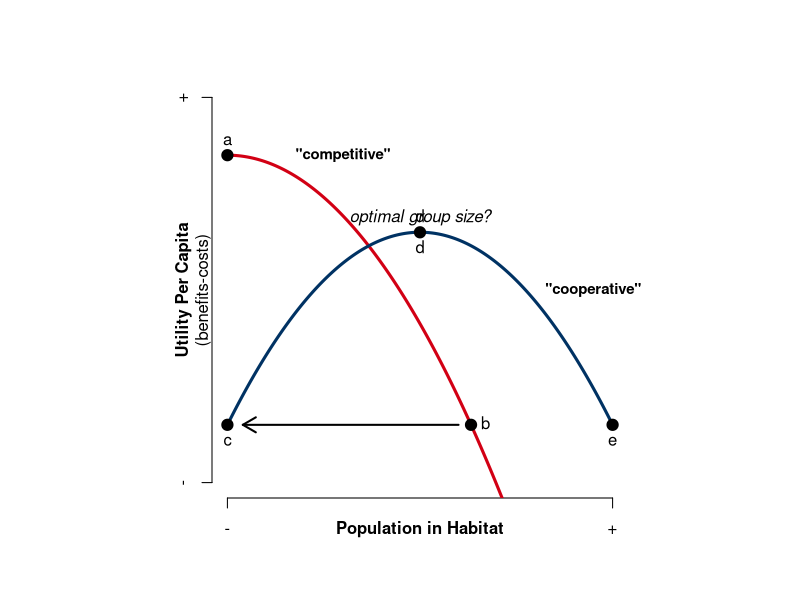
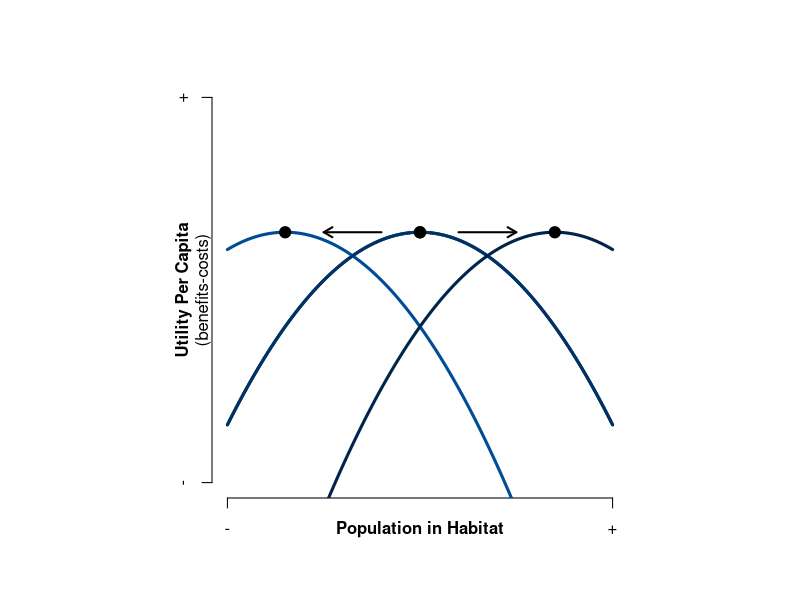
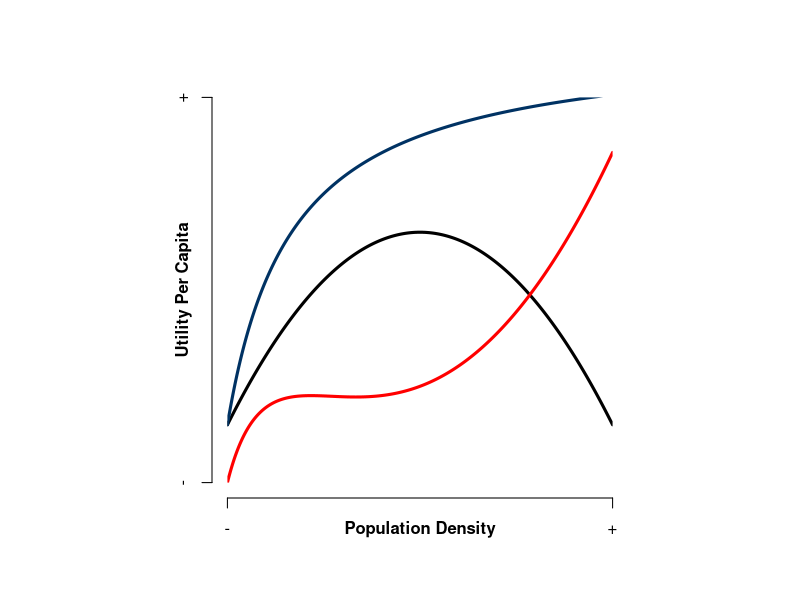
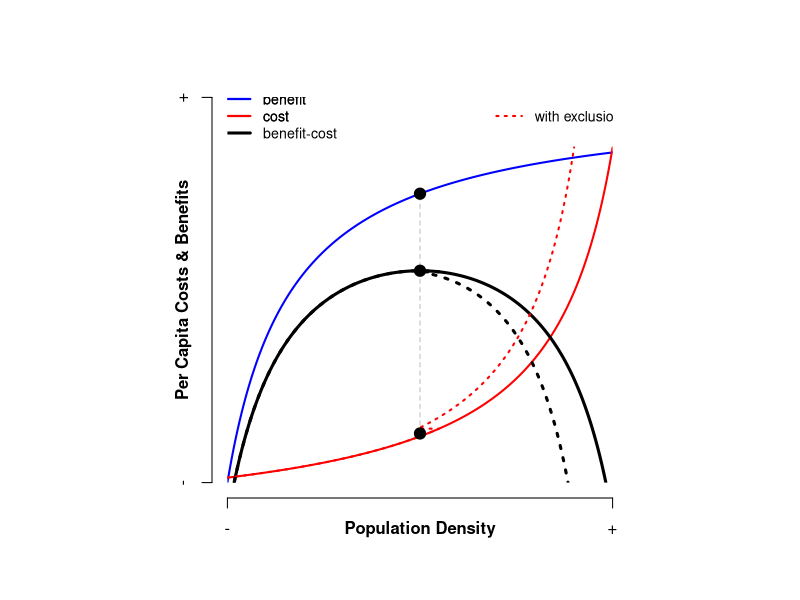
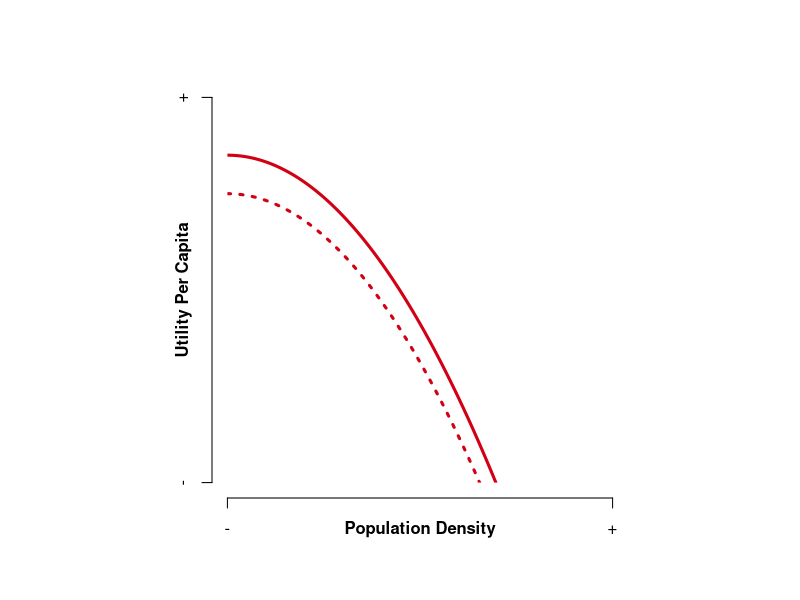
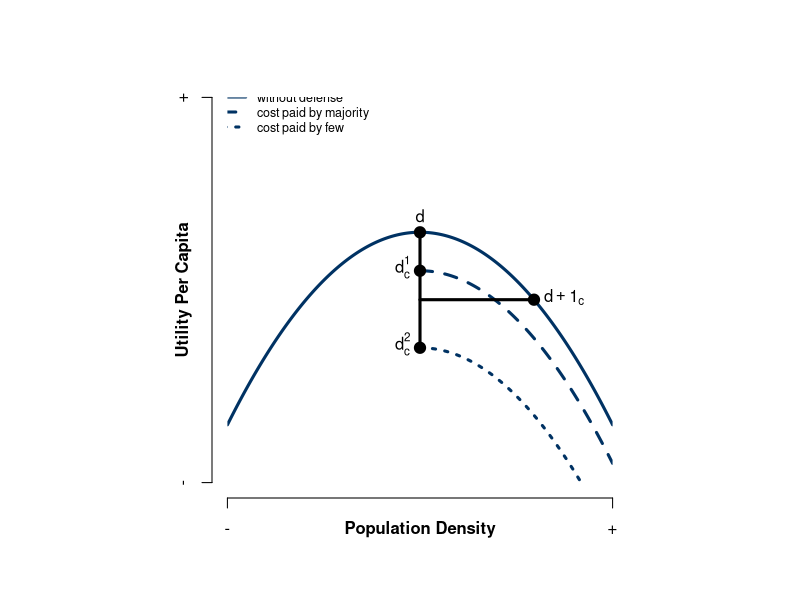
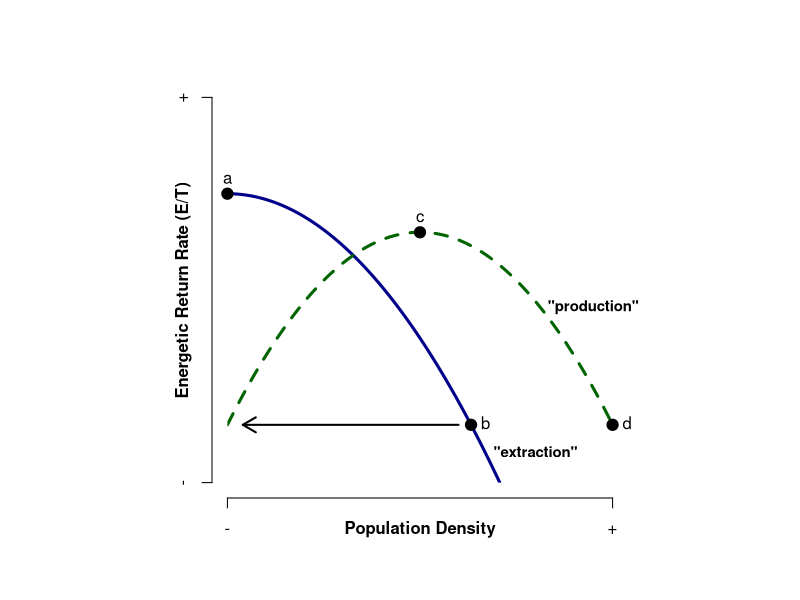
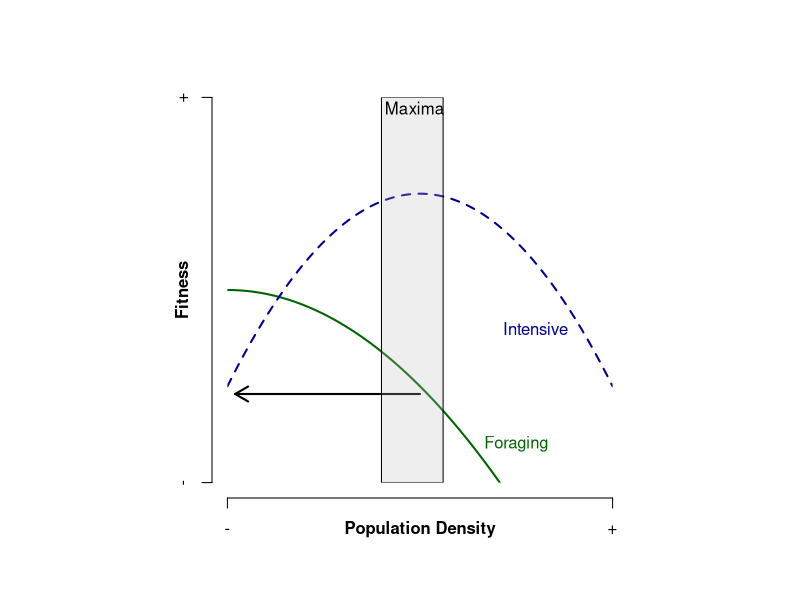

These figures' R source, in order:
## ---- chunk 1
knitr::opts_chunk$set(echo = TRUE)

library(viridis)
library(scales)

## ---- chunk 2

png("WeitzelCodding_IDMRev_Fig1.png", height=3, width=8, units="in", res=600)

#IFD

#Greene and Stamps 2001 eq1 
#Suitability (S) can be calculated as:
#S_i=Q_i-B_i(D_i-M_i)^2
# where, 
#Q = intrinsic suitability (the effect of habitat type on fitness, independent of effects of conspecifics)
#B = parameter that standardizes the range of (D-M)
#D = conspecific density
#M = specifies the the pop density (D) at which fitness is maximized 

#As a function
S<-function(Q, B, D, M){Q-B*(D-M)^2}

#Set density from 0 to 1
D=seq(0,1,0.001)

#Square plot
par(pty="s", mfrow=c(1,3))

#Plot baseline:
plot(NA, frame.plot=F, ylim=c(0,1), xlim=c(0,1), xaxt="n", yaxt="n", xlab=NA, ylab=NA); axis(2, at=0.5, label="Suitability", tick = F, font=2); axis(2, at=c(0, 1), labels=c("-", "+")); axis(1, at=0.5, label="Population Density", tick = F, font=2); axis(1, at=c(0, 1), labels=c("-", "+")); clip(0,1,0,1)#Clip plot so no line goes below x or y

#Hab 1
Hab1<-S(Q=0.85, B=1.75, D=D, M=0)
lines(Hab1~D, lwd=2, col=viridis(6)[2])
#text(0.3, 0.85, "\"NDD\"", col="black", cex=0.9, font=2)

#Hab 2
Hab2<-S(Q=0.5, B=3, D=D, M=0)
lines(Hab2~D, lwd=2, col=viridis(6)[3])
#text(0.3, 0.85, "\"NDD\"", col="black", cex=0.9, font=2)

arrows(0.4, 0.5, 0.1, 0.5, length=0.1, lwd=2, col="black")

#Starting Conditions:
points(0, max(Hab1), pch=21, bg="black", cex=1.5, xpd=T)
text(0, max(Hab1), pos=3, "i")

points(0.45, max(Hab2), pch=21, bg="black", cex=1.5, xpd=T)
text(0.45, max(Hab2), pos=4, "ii")

points(0, max(Hab2), pch=21, bg="black", cex=1.5, xpd=T)
text(0, max(Hab2), pos=3, "iii")

mtext( "(a)", side=3, line=0, cex=0.8, adj=0)


legend("topright", col=viridis(6)[2:3], lwd=2, lty=1, bty="n", legend = c("Habitat 1", "Habitat 2"), cex=0.8, seg.len=3.1)




#ALLEE


#Square plot
par(pty="s")

#Plot baseline:
plot(NA, frame.plot=F, ylim=c(0,1), xlim=c(0,1), xaxt="n", yaxt="n", xlab=NA, ylab=NA); axis(2, at=0.5, label="", tick = F, font=2); axis(2, at=c(0, 1), labels=c("-", "+")); axis(1, at=0.5, label="Population Density", tick = F, font=2); axis(1, at=c(0, 1), labels=c("-", "+")); clip(0,1,0,1)#Clip plot so no line goes below x or y


#Alee Effects Intensive Foraging/Ag
Allee1<-S(Q=0.65, B=2, D=D, M=0.25)
lines(Allee1~D, lwd=2, lty=1, col=viridis(6)[2])
#text(0.95, 0.5, "Allee", col="black", cex=0.9, xpd=NA, font=2)

Allee2<-S(Q=0.5, B=3, D=D, M=0.25)
lines(Allee2~D, lwd=2, lty=1, col=viridis(6)[3])
#text(0.95, 0.5, "Allee", col="black", cex=0.9, xpd=NA, font=2)


arrows(0.62, Allee2[1], 0.05, Allee2[2], length=0.1, lwd=2, col="black")

points(0, Allee1[1], pch=21, bg="black", cex=1.5, xpd=T)
text(0, Allee1[1], pos=3, "i")

points(0.66, Allee2[1], pch=21, bg="black", cex=1.5, xpd=T)
text(0.66, Allee2[1], pos=4, "ii")

points(0, Allee2[1], pch=21, bg="black", cex=1.5, xpd=T)
text(0, Allee2[1], pos=1, "iii")

points(0.25, max(Allee1), pch=21, bg="black", cex=1.5, xpd=T)
text(0.25, max(Allee1), pos=3, "*")


mtext( "(b)", side=3, line=0, cex=0.8, adj=0)


legend("topright", col=viridis(6)[2:3], lwd=2, lty=1, bty="n", legend = c("Habitat 1", "Habitat 2"), cex=0.8, seg.len=3.1)





#IDD

#Square plot
par(pty="s")

#Plot baseline:
plot(NA, frame.plot=F, ylim=c(0,1), xlim=c(0,1), xaxt="n", yaxt="n", xlab=NA, ylab=NA); axis(2, at=0.5, label="", tick = F, font=2); axis(2, at=c(0, 1), labels=c("-", "+")); axis(1, at=0.5, label="Population Density", tick = F, font=2); axis(1, at=c(0, 1), labels=c("-", "+")); clip(0,1,0,1)#Clip plot so no line goes below x or y

#Baseline (Forager)
Forage<-S(Q=0.85, B=1.75, D=D, M=0)
lines(Forage~D, lwd=2, col=viridis(6)[2])
#text(0.3, 0.85, "\"NDD\"", col="black", cex=0.9, font=2)

#IDD type 1
Forage<-S(Q=0.85, B=3.5, D=D, M=0)
lines(Forage~D, lwd=2, col=viridis(6)[2], lty=2)
#text(0.6, 0.2, "\"IDD\"", col="black", cex=0.9, font=2)


#IDD type 2
Forage<-S(Q=0.85, B=1, D=D, M=0)
lines(Forage~D, lwd=2, col=viridis(6)[2], lty=3)


#Hab 2
Hab2<-S(Q=0.5, B=3, D=D, M=0)
lines(Hab2~D, lwd=2, col=viridis(6)[3])
#text(0.3, 0.85, "\"NDD\"", col="black", cex=0.9, font=2)

arrows(0.275, 0.5, 0.1, 0.5, length=0.1, lwd=2, col="black")

#Starting Conditions:
points(0, max(Hab1), pch=21, bg="black", cex=1.5, xpd=T)
text(0, max(Hab1), pos=3, "i")

points(0.315, max(Hab2), pch=21, bg="black", cex=1.5, xpd=T)
points(0.45, max(Hab2), pch=21, bg="black", cex=1.5, xpd=T)
points(0.59, max(Hab2), pch=21, bg="black", cex=1.5, xpd=T)
text(0.45, max(Hab2), pos=4, "ii")

points(0, max(Hab2), pch=21, bg="black", cex=1.5, xpd=T)
text(0, max(Hab2), pos=3, "iii")

mtext( "(c)", side=3, line=0, cex=0.8, adj=0)

legend("topright", col=viridis(6)[c(2,2,2,3)], lwd=2, lty=c(1,2,3,1), bty="n", legend = c("Habitat 1","H1 -IDD", "H1 +IDD", "Habitat 2"), cex=0.8, seg.len=3.1)



dev.off()


## ---- chunk 3

#####################
par(pty="s")
#Predictions for talk:
#Plot baseline:
plot(NA, frame.plot=F, ylim=c(0,1), xlim=c(0,1), xaxt="n", yaxt="n", xlab=NA, ylab=NA); axis(2, at=0.5, label="Utility Per Capita", tick = F, font=2); axis(2, at=c(0, 1), labels=c("-", "+")); axis(1, at=0.5, label="Population in Habitat", tick = F, font=2); axis(1, at=c(0, 1), labels=c("-", "+")); clip(0,1,0,1); mtext("(benefits-costs)", side=2)#Clip plot so no line goes below x or y

#Baseline (Forager)
Forage<-S(Q=0.85, B=1.75, D=D, M=0)
lines(Forage~D, lwd=3, col="#D20014")
text(0.3, 0.85, "\"competitive\"", col="black", cex=0.9, font=2)

#Alee Effects Intensive Foraging/Ag
Intense<-S(Q=0.65, B=2, D=D, M=0.5)
lines(Intense~D, lwd=3, lty=1, col="#003263")
text(0.95, 0.5, "\"cooperative\"", col="black", cex=0.9, xpd=NA, font=2)

#Starting Conditions:
points(0, max(Forage), pch=21, bg="black", cex=1.5)#red3
text(0, max(Forage), pos=3, "a")

#Switch point
points(.6325, min(Intense),pch=21, bg="black", cex=1.5)
text(.6325, min(Intense), pos=4, "b")

arrows(0.6, 0.15, 0.04, 0.15, length=0.15, lwd=2, col="black")

points(0, min(Intense),pch=21, bg="black", cex=1.5)
text(0, min(Intense), pos=1, "c")

#Production Maxima
points(0.5, max(approx(Intense)$y), pch=21, bg="black", cex=1.5)
text(0.5, max(approx(Intense)$y), pos=3, "d")
text(0.5, max(approx(Intense)$y), pos=3, "optimal group size?", font=3)
text(0.5, max(approx(Intense)$y), pos=1, "d")

#Production switch
points(1, min(approx(Intense)$y), pch=21, bg="black", cex=1.5)
text(1, min(approx(Intense)$y), pos=1, "e", xpd=NA)

#export as 5x5

#varyin group size
plot(NA, frame.plot=F, ylim=c(0,1), xlim=c(0,1), xaxt="n", yaxt="n", xlab=NA, ylab=NA); axis(2, at=0.5, label="Utility Per Capita", tick = F, font=2); axis(2, at=c(0, 1), labels=c("-", "+")); axis(1, at=0.5, label="Population in Habitat", tick = F, font=2); axis(1, at=c(0, 1), labels=c("-", "+")); clip(0,1,0,1); mtext("(benefits-costs)", side=2)#Clip plot so no line goes below x or y

Intense<-S(Q=0.65, B=2, D=D, M=0.5)
lines(Intense~D, lwd=3, lty=1, col="#003263", xpd=F)
points(0.5, max(approx(Intense)$y), pch=21, bg="black", cex=1.5)
Intense<-S(Q=0.65, B=2, D=D, M=0.15)
lines(Intense~D, lwd=3, lty=1, col="#004c96")
points(0.15, max(approx(Intense)$y), pch=21, bg="black", cex=1.5)
arrows(0.4, 0.65, 0.25, 0.65, length=0.1, lwd=2, col="black")


Intense<-S(Q=0.65, B=2, D=D, M=0.5)
lines(Intense~D, lwd=3, lty=1, col="#003263", xpd=F)
points(0.5, max(approx(Intense)$y), pch=21, bg="black", cex=1.5)
Intense<-S(Q=0.65, B=2, D=D, M=0.85)
lines(Intense~D, lwd=3, lty=1, col="#00254a", xpd=F)
points(0.85, max(approx(Intense)$y), pch=21, bg="black", cex=1.5)
arrows(0.6, 0.65, 0.75, 0.65, length=0.1, lwd=2, col="black")



#####################
#Allee Costs and Benefits
Allee<-S(Q=0.65, B=2, D=D, M=0.5)

#Costs vs Benefits?
#Utility per capita = benefits-costs, develop benefits as Holling Type II, subtract Allee
TII<-function(a, x, Tt, b){(Tt*a*x)/(1+(a*b*x))}  
Tt<-D #seq(0,1,0.01) #time in patch
x<-1   #resource density at saturation
a<-6  #discovery rate
b<-1 #handling time
YII<-TII(Tt, a, x, b)

#Plot baseline:
plot(NA, frame.plot=F, ylim=c(0,1), xlim=c(0,1), xaxt="n", yaxt="n", xlab=NA, ylab=NA); axis(2, at=0.5, label="Utility Per Capita", tick = F, font=2); axis(2, at=c(0, 1), labels=c("-", "+")); axis(1, at=0.5, label="Population Density", tick = F, font=2); axis(1, at=c(0, 1), labels=c("-", "+")); clip(0,1,0,1)#Clip plot so no line goes below x or y
#Alee Like Intensive Foraging/Ag
lines(Allee~D, lwd=3, lty=1, col="black")
lines(YII+min(Allee)~Tt, lwd=3, lty=1, col="#003263")
lines(YII+min(Allee)-Allee~D, lwd=3, lty=1, col="red")

#Plot baseline:
plot(NA, frame.plot=F, ylim=c(0,1), xlim=c(0,1), xaxt="n", yaxt="n", xlab=NA, ylab=NA); axis(2, at=0.5, label="Per Capita Costs & Benefits", tick = F, font=2); axis(2, at=c(0, 1), labels=c("-", "+")); axis(1, at=0.5, label="Population Density", tick = F, font=2); axis(1, at=c(0, 1), labels=c("-", "+")); clip(0,1,0,1)#Clip plot so no line goes below x or y
lines(YII~Tt, lwd=2, lty=1, col="blue")#benefit
lines(1-rev(YII)-0.13~D, lwd=2, lty=1, col="red")#cost
legend('topleft', bty="n", lwd=c(2,2), col=c("blue", "red"), legend=c("benefit", "cost"), cex=0.85)
lines(YII-(1-rev(YII))+0.05~Tt, col="black", lwd=3)#benefit-cost
legend('topleft', bty="n", lwd=c(2,2,3), col=c("blue", "red", "black"), legend=c("benefit", "cost", "benefit-cost"), cex=0.85)

#add exclusion cost
D2<-subset(D, D>0.549999); D2<-D2*0.9; D2<-c(subset(D, D<0.55), D2) #adjust D to accelerate sooner
lines((1-rev(YII)-0.13)~D2, lwd=2, col="red", lty=3)#cost 2
lines(YII-(1-rev(YII))+0.05~D2, col="black", lwd=3, lty=3)#benefit-cost

segments(0.5, 0.1275, 0.5, .75, col='grey', lty=2)
points(0.5, 0.1275, pch=21, cex=1.5, bg="black")
points(0.5, .55, pch=21, cex=1.5, bg="black")
points(0.5, .75, pch=21, cex=1.5, bg="black")

legend('topright', col=c(NA, "red"), lwd=c(NA, 2), lty=3, legend=c(NA, "with exclusion"), cex=0.85, bty="n")

#abline(v=0.5, lwd=5, col="grey")

############# include settlement costs

#Greene and Stamps 2001 eq2 
#Suitability (S) can be calculated as:
#S_i=Q_i-B_i(D_i-M_i)^2-C
# where, 
#Q = intrinsic suitability (the effect of habitat type on fitness, independent of effects of conspecifics)
#B = parameter that standardizes the range of (D-M)
#D = conspecific density
#M = specifies the the pop density (D) at which fitness is maximized 
#C = cost of settlement

#As a function
Sc<-function(Q, B, D, M, C){(Q-B*(D-M)^2)-C}

#Set density from 0 to 1
D=seq(0,1,0.001)

#Square plot
par(pty="s")

#Establish Blank Plot
plot(NA, frame.plot=F, ylim=c(0,1), xlim=c(0,1), xaxt="n", yaxt="n", xlab=NA, ylab=NA); axis(2, at=0.5, label="Utility Per Capita", tick = F, font=2); axis(2, at=c(0, 1), labels=c("-", "+")); axis(1, at=0.5, label="Population Density", tick = F, font=2); axis(1, at=c(0, 1), labels=c("-", "+")); clip(0,1,0,1)#Clip plot so no line goes below x or y

#Baseline (Forager)
Forage<-Sc(Q=0.85, B=1.75, D=D, M=0, C=0)
lines(Forage~D, lwd=3, col="#D20014")
Forage<-Sc(Q=0.85, B=1.75, D=D, M=0, C=0.1)
lines(Forage~D, lwd=3, col="#D20014", lty=3)
#text(0.3, 0.85, "\"competitive\"", col="black", cex=0.9, font=2)


#Costs
#Establish Blank Plot
plot(NA, frame.plot=F, ylim=c(0,1), xlim=c(0,1), xaxt="n", yaxt="n", xlab=NA, ylab=NA); axis(2, at=0.5, label="Utility Per Capita", tick = F, font=2); axis(2, at=c(0, 1), labels=c("-", "+")); axis(1, at=0.5, label="Population Density", tick = F, font=2); axis(1, at=c(0, 1), labels=c("-", "+")); clip(0,1,0,1)#Clip plot so no line goes below x or y

#Alee Effects Intensive Foraging/Ag
Intense<-Sc(Q=0.65, B=2, D=D, M=0.5, C=0)
lines(Intense~D, lwd=3, lty=1, col="#003263")
IntenseC1<-Sc(Q=0.65, B=2, D=seq(0.5,1,0.001), M=0.5, C=0.1)
lines(IntenseC1~seq(0.5,1,0.001), lwd=3, col="#003263", lty=2)
IntenseC2<-Sc(Q=0.65, B=2, D=seq(0.5,1,0.001), M=0.5, C=0.3)
lines(IntenseC2~seq(0.5,1,0.001), lwd=3, col="#003263", lty=3)
legend('topleft', col="#003263", lwd=3, lty=c(1,2,3), legend=c("without defense", "cost paid by majority", "cost paid by few"), bty="n", cex=0.75)
#threshold
points(0.5, max(approx(Intense)$y), pch=21, bg="black", cex=1.5)
text(0.5, max(approx(Intense)$y), labels="d", pos=3)
#difference in utility
segments(0.5, max(approx(Intense)$y), 0.5, max(approx(IntenseC2)$y), lwd=3, lty=1)
#utility if many pay cost
points(0.5, max(approx(IntenseC1)$y), pch=21, bg="black", cex=1.5)
text(0.5, max(approx(IntenseC1)$y), labels=expression(d[c]^1), pos=2)
#utility if only a few pay cost
points(0.5, max(approx(IntenseC2)$y), pch=21, bg="black", cex=1.5)
text(0.5, max(approx(IntenseC2)$y), labels=expression(d[c]^2), pos=2)
#cost of allowing joiners
points(approx(D,Intense)$x[40], approx(D,Intense)$y[40], pch=21, bg="black", cex=1.5)
text(approx(D,Intense)$x[40], approx(D,Intense)$y[40], labels=expression(d+1[c]), pos=4)
#joiner cost line
segments(0.5,  approx(D,Intense)$y[40], approx(D,Intense)$x[40], approx(D,Intense)$y[40], lwd=3, col="black")





############











####################
#Square plot
par(pty="s")

#Plot baseline:
plot(NA, frame.plot=F, ylim=c(0,1), xlim=c(0,1), xaxt="n", yaxt="n", xlab=NA, ylab=NA)

axis(2, at=0.5, label="Energetic Return Rate (E/T)", tick = F, font=2) #Fitness
axis(2, at=c(0, 1), labels=c("-", "+"))

axis(1, at=0.5, label="Population Density", tick = F, font=2)
axis(1, at=c(0, 1), labels=c("-", "+"))

#Clip plot so no line goes below x or y
clip(0,1,0,1)

#Baseline (Forager)
Forage<-S(Q=0.75, B=1.5, D=D, M=0)
lines(Forage~D, lwd=3, col="darkblue")
text(0.8, 0.08, "\"extraction\"", col="black", cex=0.9, font=2)
#text(0.8, 0.1, "Low Intensity", col="darkgreen", cex=0.9)
#text(0.8, 0.06, "Foraging", col="darkgreen", cex=0.9)
#text(.75, .1, "Narrow Diet Breadth", col="darkgreen")

#Alee Effects Intensive Foraging/Ag
Intense<-S(Q=0.65, B=2, D=D, M=0.5)
lines(Intense~D, lwd=3, lty=2, col="darkgreen")#red3
#text(0.95, 0.5, "Intensive", col="darkblue", cex=0.9, xpd=NA)
#text(0.95, 0.455, "Foraging", col="darkblue", cex=0.9, xpd=NA)
text(0.95, 0.455, "\"production\"", col="black", cex=0.9, xpd=NA, font=2)

arrows(0.6, 0.15, 0.04, 0.15, length=0.15, lwd=2, col="black")

#Starting Conditions:
points(0, max(Forage), pch=21, bg="black", cex=1.5)#red3
text(0, max(Forage), pos=3, "a")

#Switch point
points(.6325, min(Intense),pch=21, bg="black", cex=1.5)
text(.6325, min(Intense), pos=4, "b")

#Production Maxima
points(0.5, max(approx(Intense)$y), pch=21, bg="black", cex=1.5)
text(0.5, max(approx(Intense)$y), pos=3, "c")

#Production switch
points(1, min(approx(Intense)$y), pch=21, bg="black", cex=1.5)
text(1, min(approx(Intense)$y), pos=4, "d", xpd=NA)


#export as 6x6



#Time Series
#T1
plot(NA, frame.plot=F, ylim=c(0,1), xlim=c(0,1), xaxt="n", yaxt="n", xlab=NA, ylab=NA); axis(2, at=0.5, label="Fitness", tick = F, font=2); axis(2, at=c(0, 1), labels=c("-", "+")); axis(1, at=0.5, label="Population Density", tick = F, font=2); axis(1, at=c(0, 1), labels=c("-", "+"));clip(0,1,0,1); lines(S(Q=0.5, B=1, D=D, M=0)~D, lwd=2, col="darkgreen"); text(.75, .1, "Foraging", col="darkgreen");lines(S(Q=0.75, B=2, D=D, M=0.5)~D, lwd=2, lty=2, col="darkblue"); text(.8, .4, "Intensive", col="darkblue")

points(0, max())

arrows(0.5, 0.23, 0.02, 0.23, length=0.15, lwd=2, col="black")

rect(.4, 0, .56, 1, col=alpha("grey", .25))
text(.485, 1.01, "Maxima", pos=1, xpd=NA)

#individuals acting in their best interest can produce territorial boundaries (whether or not they are defended)





#################################################################
#Hypothetical: Foraging vs Intensive, vs Farming
plot(NA, frame.plot=F, ylim=c(0,1), xlim=c(0,1), ylab="Individual Fitness (Per Capita Energy)", xlab="Population Density", font.lab=2)

#Clip plot so no line goes below z
clip(0,1,0,1)

#Baseline (Forager)
lines(S(Q=0.5, B=1, D=D, M=0)~D, lwd=2, col="darkgreen")
text(.75, .1, "Forage", col="darkgreen")

#Alee Effects (Ag)?
lines(S(Q=0.75, B=2, D=D, M=0.5)~D, lwd=2, lty=2, col="darkblue")
text(.8, .4, "Intensive", col="darkblue")

#legend
#legend("topleft",lty=c(1,2), col=c("darkgreen", "darkblue"), lwd=c(2,2), legend = c("Forage", "Farm"), cex=1, bty='n', xpd=NA)

arrows(0.5, 0.23, 0.02, 0.23, length=0.15, lwd=2, col="black")

rect(.4, 0, .56, 1, col=alpha("grey", .25))
text(.485, 1.01, "Optima", pos=1, xpd=NA)

#individuals acting in their best interest can produce territorial boundaries (whether or not they are defended)


#Alee Effects-moderate (acorns or corn?)
lines(S(Q=0.75, B=.5, D=D, M=0.5)~D, lwd=2, lty=2, col="darkred")
text(.85, .75, "Farm", col="darkred")

arrows(0.2, 0.6, 0.02, 0.6, length=0.15, lwd=2, col="black")



#Basic NDD IFD:
lines(S(Q=1, B=1, D=D, M=0)~D, lwd=2)

#Alee Effects:
lines(S(Q=1, B=1, D=D, M=0.2)~D, lwd=2, lty=1, col="darkred")






#Plot baseline:
plot(NA, frame.plot=F, ylim=c(0,1), xlim=c(0,1), ylab="Suitability", xlab="Population Density")

#Clip plot so no line goes below z
clip(0,1,0,1)

#Basic NDD IFD:
lines(S(Q=1, B=1, D=D, M=0)~D, lwd=2)

#Alee Effects:
lines(S(Q=1, B=1, D=D, M=0.2)~D, lwd=2, lty=1, col="darkred")


#Hypothetical: Foraging vs Intensive, vs Farming
plot(NA, frame.plot=F, ylim=c(0,1), xlim=c(0,1), ylab="Individual Fitness (Per Capita Energy)", xlab="Population Density", font.lab=2)

#Clip plot so no line goes below z
clip(0,1,0,1)

#Baseline (Forager)
lines(S(Q=0.5, B=1, D=D, M=0)~D, lwd=2, col="darkgreen")
text(.75, .1, "Forage", col="darkgreen")

#Alee Effects (Ag)?
lines(S(Q=0.75, B=2, D=D, M=0.5)~D, lwd=2, lty=2, col="darkblue")
text(.8, .4, "Intensive", col="darkblue")

#legend
#legend("topleft",lty=c(1,2), col=c("darkgreen", "darkblue"), lwd=c(2,2), legend = c("Forage", "Farm"), cex=1, bty='n', xpd=NA)

arrows(0.5, 0.23, 0.02, 0.23, length=0.15, lwd=2, col="black")

rect(.4, 0, .56, 1, col=alpha("grey", .25))
text(.485, 1.01, "Optima", pos=1, xpd=NA)

#individuals acting in their best interest can produce territorial boundaries (whether or not they are defended)


#Alee Effects-moderate (acorns or corn?)
lines(S(Q=0.75, B=.5, D=D, M=0.5)~D, lwd=2, lty=2, col="darkred")
text(.85, .75, "Farm", col="darkred")

arrows(0.2, 0.6, 0.02, 0.6, length=0.15, lwd=2, col="black")








#What about when re-settlement has a cost (C)?

#Greene and Stamps 2001 eq 2:
Sc<-function(Q, B, D, M, C){(Q-B*(D-M)^2)-C}

lines(Sc(Q=1, B=1, D=D, M=0, C=0.1)~D, type="l", ylab="Suitability", xlab="Population Density", lty=2)


#Find y at x use approx()

#We follow Fretwell (1972) and Morris (1987) in assuming that settlement costs vary linearly with density. Hence, for density-incremental settlement costs, C 5 JDset,i, where J is effect of density at the time of arrival on relative fitness, and Dset,i is the density when an individual arrives in i. For density-decremental settlement costs, C 5 J(Dmax 2 Dset,i), where Dmax is the density at saturation for the highest quality patch.



